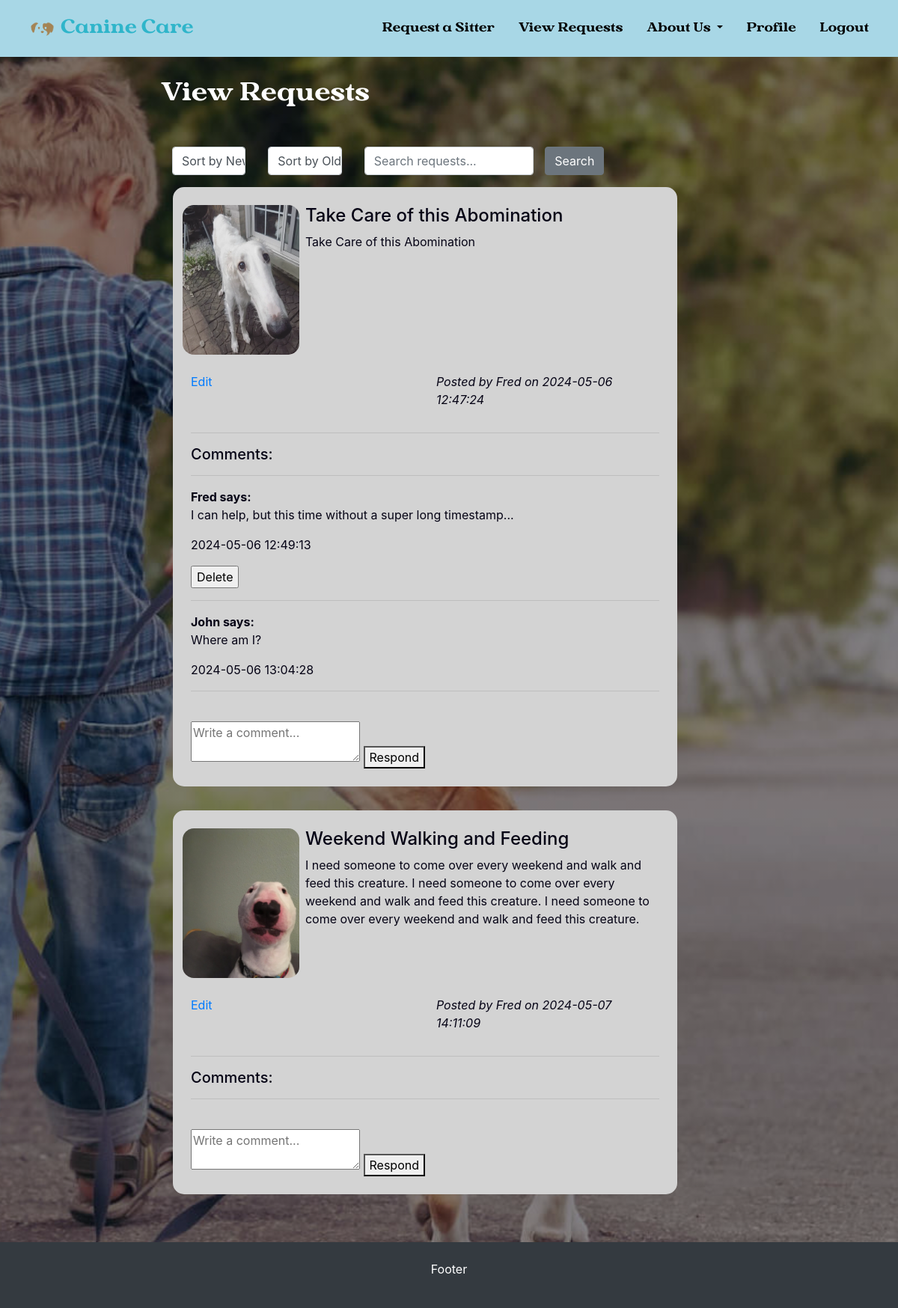
Screenshot of /view-requests/ (signed in) with the database file from the repository.
### project/models.py (models this page shows)
class Reqs(db.Model):
    __tablename__ = 'Reqs'
    id = db.Column(db.Integer, primary_key=True, autoincrement=True)
    title = db.Column(db.String(50))
    content = db.Column(db.String(1000))
    poster = db.Column(db.String(100))
    image = db.Column(db.String(100), unique = True)
    time_created = db.Column(TIMESTAMP)
    comments = db.relationship('Comment', backref=db.backref('Reqs', lazy=True))

class Comment(db.Model):
    __tablename = 'Comment'
    id = db.Column(db.Integer, primary_key=True, autoincrement=True)
    content = db.Column(db.String(1000))
    req_id = db.Column(db.Integer, db.ForeignKey('Reqs.id'))
    poster = db.Column(db.String(1000))
    time_created = db.Column(TIMESTAMP)

### project/main.py (the view)
@main.route('/view-requests/', methods=['GET', 'POST'])
@login_required
def viewrequests():
    if request.method == 'GET':
        return render_template('view.html', reqs=Reqs.query.all(), name=current_user.name)
    if request.method == 'POST':
        keywords = request.form.get('search')
        reqs = Reqs.query.filter(Reqs.title.like('%' + keywords + '%'))
        reqs = reqs.order_by(Reqs.title).all()
        return render_template('view.html', reqs=reqs, name=current_user.name)

### project/__init__.py (called while the page is built)
def create_app():
    app = Flask(__name__)
    app.config['SECRET_KEY'] = 'secret-key-goes-here'
    app.config['SQLALCHEMY_DATABASE_URI'] = 'sqlite:///db.sqlite'
    db.init_app(app)
    login_manager = LoginManager()
    login_manager.login_view = 'auth.login'
    login_manager.init_app(app)
    from .models import User
    with app.app_context():
      db.create_all()
    @login_manager.user_loader
    def load_user(user_id):
        return User.query.get(int(user_id))
    from .auth import auth as auth_blueprint
    app.register_blueprint(auth_blueprint)
    from .main import main as main_blueprint
    app.register_blueprint(main_blueprint)
    return app

### project/templates/view.html (shortened to what this page needs)
{% extends "base.html" %}
{% block content %}
  <h2 class="title">
    View Requests
  </h2>
  <div class="container">
    <div class="row">
      <div class="col-sm-2">
        <form action="{{ url_for('main.sortrequests', sorting_method='newest') }}" method="POST">
          <input class="form-control form-control-md" type="submit" value="Sort by Newest" onclick>
        </form>
      </div>
      <div class="col-sm-2">
        <form action="{{ url_for('main.sortrequests', sorting_method='oldest') }}" method="POST">
          <input class="form-control" type="submit" value="Sort by Oldest" onclick>
        </form>
      </div>
    <br>
      <div class="col-sm-4 justify-content-end">
        <form action="{{ url_for('main.viewrequests') }}" id="search-requests" method="POST">
          <input class="form-control" type="text" name="search"
          placeholder="Search requests..." value="{{ request.form['keywords'] }}">
      </div>
          <button type="submit" class="btn btn-secondary">Search</button>
    </div>
  </div>
  <div class="container">
    {% for req in reqs %}
      <div class="row">
        <div class="col-11 p-3">
          <div class='request'>
            <div class="container p-4">
              <div class="row">
                <div class="col-sm-3 px-1">
                  {% if req['image'] != None %}
                    <img src="{{ url_for('static', filename='uploads/' + req['image']) }}"
                    class="img-fluid" id="request-image">
                    <br><br>
                  {% endif %}
                </div>
                <div class="col-sm-9 px-1">
                  <h4>{{ req.title }}</h4>
                  <p>{{ req.content }}</p>
                </div>
              </div>
              <div class="row">
                <div class="col align-self-start">
                {% if req.poster == name %}
                  <a href="{{ url_for('main.editrequest', id=req.id) }}">Edit</a>
                {% endif %}
                </div>
                <div class="col align-self-end">
                  <p style="font-style: italic;">Posted by {{ req.poster }} on {{ req.time_created }}</p>
                </div>
              </div>
                <hr>
                <h5>Comments:</h5>
                <hr>
                {% for comment in req.comments %}
                  <b>{{ comment.poster }} says:</b>
                  <p>{{ comment.content }}</p>
                  <p>{{ comment.time_created }}</p>
                  {% if comment.poster == name %}
                    <form action="{{ url_for('main.delete_comment', id=comment.id) }}" method="POST">
                      <input type="submit" value="Delete"
                      onclick="return confirm('Are you sure you want to delete this comment?')">
                    </form>
                  {% endif %}
                  <hr>
                {% endfor %}
                <br>
                <form action="{{ url_for('main.add_comment', req_id=req.id) }}" method="POST">
                  <textarea name="comment_content" placeholder="Write a comment..."></textarea>
                  <button type="submit">Respond</button>
                </form>
            </div>
          </div>
        </div>
      </div>
  {% endfor %}
  </div>
{% endblock %}

### project/static/styles/global.css (style rules this page uses)
:root { --text-colour: #050315; --background-colour: #a8d7e6; --primary-colour: #f7f7df; --secondary-colour: #f8e9b4; --accent-colour: #2fb5ca; }
body { background-color: white; color: var(--text-colour); }
.title, .info-text { color: white; margin-bottom: 50px; font-family: 'Vergilia', sans-serif; }
.request, .login-signup { background-color: lightgray; border-radius: 15px; }
#request-image { width: 200px; height: 200px; border-radius: 15px; }
body { min-height: 120vh; width: 100%; background-image: linear-gradient(rgba(4, 9, 30, 0.5), rgba(4, 9, 30, 0.5)), url('/static/images/background1.png'); background-position: center; background-size: cover; position: relative; }

### rows the page displays
Reqs: image (picture), title "Take Care of this Abomination", content "Take Care of this Abomination", poster "Fred", time_created "2024-05-06 12:47:24"
Comment: poster "Fred", content "I can help, but this time without a super long timestamp...", time_created "2024-05-06 12:49:13"
Comment: poster "John", content "Where am I?", time_created "2024-05-06 13:04:28"
Reqs: image (picture), title "Weekend Walking and Feeding", content "I need someone to come over every weekend and walk and feed this creature. I need someone to come over every weekend and walk and feed this creature. I need someone to come over every weekend and walk and feed this creature.", poster "Fred", time_created "2024-05-07 14:11:09"
